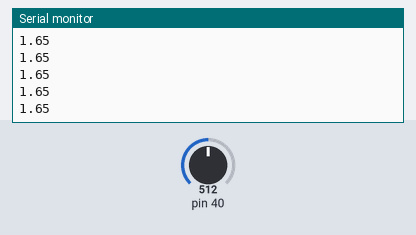
A sketch run on a simulated Teensy 4. Shown: the last lines printed to the serial monitor. Inputs (shaded band) come from the test bench; at power-on: pin 40 = 512 (analog values on the 0–1023 scale).

Above: at 1.7 s.
1.8 s: pin 40 set to 716
At 2.06 s:
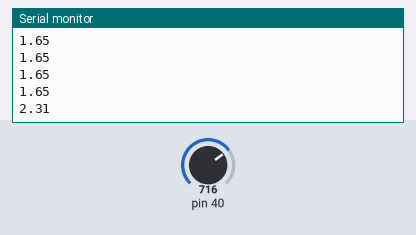
3.3 s: pin 40 set to 900
At 3.46 s:
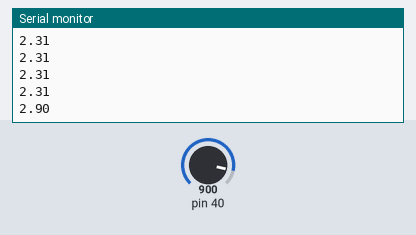
Timing chart, 0 to 6.3 s (numbered marks = the images above; inputs shaded):
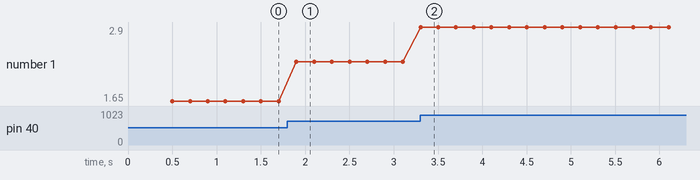

The sketch:

LogAmp_test.ino
```cpp
// Teensy uses a 3.3V reference for analog inputs
const float ADC_REF_VOLTAGE = 3.3;
const int   ADC_MAX_VALUE   = 1023; // default 10-bit resolution

void setup() {
  Serial.begin(9600);
  delay(500);

  analogReadResolution(10);   // 10 bit resolution

  Serial.println("Reading A16...");
}

void loop() {
  int raw = analogRead(A16);

  // Convert raw ADC value to voltage
  float voltage = (raw * ADC_REF_VOLTAGE) / ADC_MAX_VALUE;
  Serial.println(voltage);

  delay(200);
}
```

Measured:
- after the input at 1.8 s, the serial monitor: prints a new line after 0.10 s (image 1)
- after the input at 3.3 s, the serial monitor: prints a new line at once (image 2)
- plotted number 1: 1.65 → 2.31 after the input at 1.8 s, 2.31 → 2.9 after the input at 3.3 s
